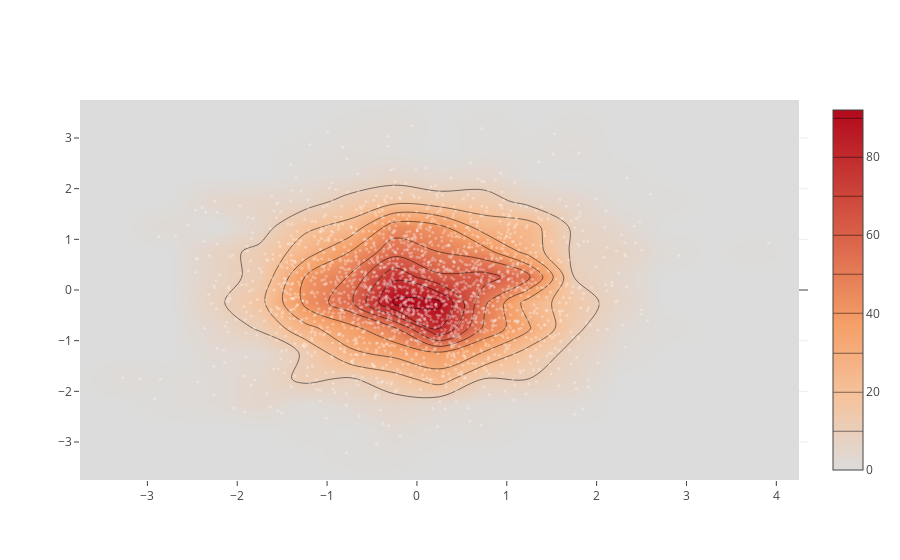

The notebook cell this image was saved under:
### Code cell
# Scatter plot with heatmap
x = np.random.randn(2000)
y = np.random.randn(2000)
plotly.offline.iplot([Histogram2dContour(x=x, y=y, contours=Contours(coloring='heatmap')),
       Scatter(x=x, y=y, mode='markers', marker=Marker(color='white', size=3, opacity=0.3))], show_link=False)

### Figure 1 — Plotly figure (JSON) as saved in the notebook; plotly's stock layout.template omitted (floating-point values rounded to 4 significant figures; data arrays with more than 128 entries replaced by an {"elided": "..."} marker saying what was removed)
{"data": [{"contours": {"coloring": "heatmap"}, "type": "histogram2dcontour", "x": {"elided": "2000 float values"}, "y": {"elided": "2000 float values"}}, {"marker": {"color": "white", "opacity": 0.3, "size": 3}, "mode": "markers", "type": "scatter", "x": {"elided": "2000 float values"}, "y": {"elided": "2000 float values"}}], "layout": {}}
